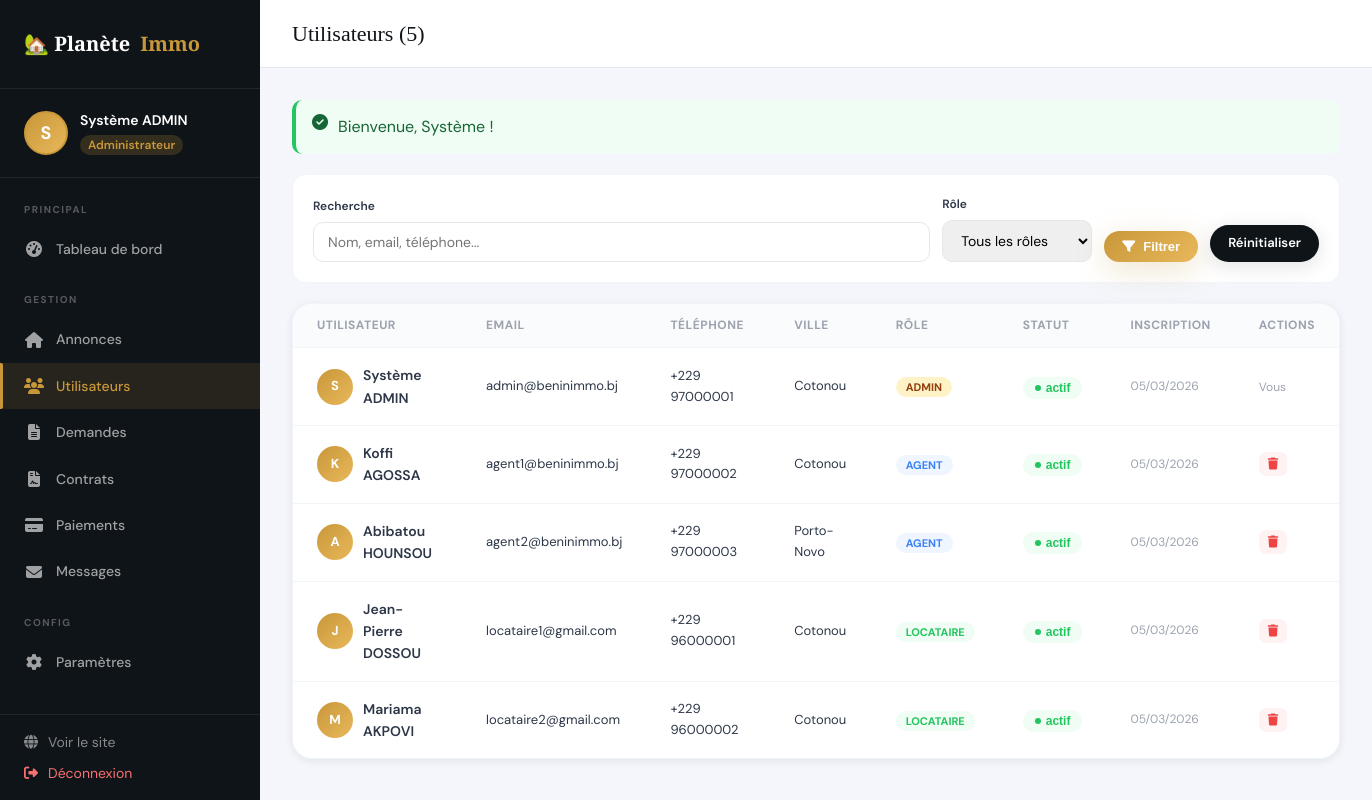
Screenshot of /admin/utilisateurs.php (signed in) with the database file from the repository.
### tables this page shows
CREATE TABLE users (
    id INT AUTO_INCREMENT PRIMARY KEY,
    nom VARCHAR(100) NOT NULL,
    prenom VARCHAR(100) NOT NULL,
    email VARCHAR(150) UNIQUE NOT NULL,
    telephone VARCHAR(20) NOT NULL,
    mot_de_passe VARCHAR(255) NOT NULL,
    role ENUM('admin','agent','locataire') DEFAULT 'locataire',
    avatar VARCHAR(255) DEFAULT 'default.png',
    ville VARCHAR(100) DEFAULT 'Cotonou',
    quartier VARCHAR(100),
    date_naissance DATE,
    piece_identite VARCHAR(255),
    statut ENUM('actif','inactif','suspendu') DEFAULT 'actif',
    token_reset VARCHAR(255),
    date_creation TIMESTAMP DEFAULT CURRENT_TIMESTAMP,
    derniere_connexion TIMESTAMP NULL
);

### includes/config.php (called while the page is built, shortened)
<?php
function getFlash() {
    if (isset($_SESSION['flash'])) {
        $flash = $_SESSION['flash'];
        return $flash;
    }
    return null;
}
function sanitize($data) {
    return htmlspecialchars(strip_tags(trim($data)));
}
?>

### admin/utilisateurs.php (the view, shortened to what this page needs)
<?php
require_once '../includes/config.php';
$db = getDB();
$search = sanitize($_GET['s'] ?? '');
$where  = [];
$params = [];
$w = $where ? 'WHERE ' . implode(' AND ', $where) : '';
$stmt = $db->prepare("SELECT * FROM users $w ORDER BY date_creation DESC");
$stmt->execute($params);
$users = $stmt->fetchAll();
include 'includes/sidebar_admin.php';
?>
<div class="dashboard-main">
    <div class="dashboard-topbar">
        <div class="topbar-title">Utilisateurs (<?= count($users) ?>)</div>
    </div>
    <div class="dashboard-content">
        <?php $flash = getFlash(); if ($flash): ?>
        <div style="background:<?= $flash['type']==='succes'?'#f0fdf4':'#fef2f2' ?>;border-left:4px solid <?= $flash['type']==='succes'?'var(--green)':'var(--red)' ?>;padding:14px 16px;border-radius:10px;margin-bottom:20px;display:flex;gap:10px;color:<?= $flash['type']==='succes'?'#166534':'#991b1b' ?>">
            <i class="fas fa-check-circle"></i> <?= htmlspecialchars($flash['message']) ?>
        </div>
        <?php endif; ?>
        <form method="GET" style="background:var(--white);border-radius:14px;padding:20px;margin-bottom:20px;border:1px solid #F1F5F9;display:flex;gap:12px;align-items:flex-end;flex-wrap:wrap">
            <div style="flex:2;min-width:200px">
                <label style="font-size:12px;font-weight:600;color:var(--text);display:block;margin-bottom:6px">Recherche</label>
                <input type="text" name="s" value="<?= htmlspecialchars($search) ?>" placeholder="Nom, email, téléphone..." style="width:100%;padding:10px 14px;border:1.5px solid #E5E7EB;border-radius:10px;font-size:14px;outline:none;font-family:'DM Sans',sans-serif">
            </div>
            <div style="min-width:150px">
                <label style="font-size:12px;font-weight:600;color:var(--text);display:block;margin-bottom:6px">Rôle</label>
                <select name="role" style="width:100%;padding:10px 14px;border:1.5px solid #E5E7EB;border-radius:10px;font-size:14px;outline:none;font-family:'DM Sans',sans-serif">
                    <option value="">Tous les rôles</option>
                </select>
            </div>
            <button type="submit" class="btn btn-gold btn-sm"><i class="fas fa-filter"></i> Filtrer</button>
            <a href="?" class="btn btn-dark btn-sm">Réinitialiser</a>
        </form>
        <div class="table-card">
            <table class="data-table">
                <thead><tr>
                    <th>Utilisateur</th>
                    <th>Email</th>
                    <th>Téléphone</th>
                    <th>Ville</th>
                    <th>Rôle</th>
                    <th>Statut</th>
                    <th>Inscription</th>
                    <th>Actions</th>
                </tr></thead>
                <tbody>
                    <?php if (empty($users)): ?>
                    <tr><td colspan="8" style="text-align:center;padding:40px;color:var(--text-muted)">Aucun utilisateur trouvé</td></tr>
                    <?php else: ?>
                    <?php foreach ($users as $u): ?>
                    <tr>
                        <td>
                            <div style="display:flex;align-items:center;gap:10px">
                                <div style="width:36px;height:36px;border-radius:50%;background:linear-gradient(135deg,var(--gold),var(--gold-light));display:flex;align-items:center;justify-content:center;color:white;font-weight:700;font-size:13px;flex-shrink:0">
                                    <?= strtoupper(substr($u['prenom'],0,1)) ?>
                                </div>
                                <div>
                                    <div style="font-weight:600;font-size:14px"><?= htmlspecialchars($u['prenom'] . ' ' . $u['nom']) ?></div>
                                </div>
                            </div>
                        </td>
                        <td style="font-size:13px"><?= htmlspecialchars($u['email']) ?></td>
                        <td style="font-size:13px"><?= htmlspecialchars($u['telephone']) ?></td>
                        <td style="font-size:13px"><?= htmlspecialchars($u['ville'] ?? '-') ?></td>
                        <td>
                            <span style="padding:3px 10px;border-radius:50px;font-size:11px;font-weight:700;text-transform:uppercase;
                                background:<?= $u['role']==='admin'?'#fef3c7':($u['role']==='agent'?'#eff6ff':'#f0fdf4') ?>;
                                color:<?= $u['role']==='admin'?'#92400e':($u['role']==='agent'?'var(--blue)':'var(--green)') ?>">
                                <?= $u['role'] ?>
                            </span>
                        </td>
                        <td>
                            <button onclick="openToggleModal(<?= $u['id'] ?>, '<?= htmlspecialchars($u['prenom'].' '.$u['nom']) ?>', '<?= $u['statut'] ?>')" style="background:none;border:none;cursor:pointer;padding:0">
                                <span class="status-badge status-<?= $u['statut'] ?>"><?= $u['statut'] ?></span>
                            </button>
                        </td>
                        <td style="font-size:12px;color:var(--text-muted)"><?= date('d/m/Y', strtotime($u['date_creation'])) ?></td>
                        <td>
                            <?php if ($u['id'] != $_SESSION['user_id']): ?>
                            <button onclick="openDeleteModal(<?= $u['id'] ?>, '<?= htmlspecialchars($u['prenom'].' '.$u['nom'], ENT_QUOTES) ?>')"
                               style="padding:5px 9px;border-radius:7px;background:#fef2f2;color:var(--red);font-size:12px;border:none;cursor:pointer">
                                <i class="fas fa-trash"></i>
                            </button>
                            <?php else: ?>
                            <span style="font-size:12px;color:var(--text-muted)">Vous</span>
                            <?php endif; ?>
                        </td>
                    </tr>
                    <?php endforeach; ?>
                    <?php endif; ?>
                </tbody>
            </table>
        </div>
    </div>
</div>
</div>
</body></html>

### css/style.css (style rules this page uses)
:root { --gold: #C8973A; --gold-light: #E8B85A; --gold-dark: #A07828; --dark: #0F1419; --dark-2: #1A2030; --dark-3: #252D3D; --cream: #FAF6F0; --cream-2: #F2EDE4; --text: #2D3748; --text-light: #6B7280; --text-muted: #9CA3AF; --white: #FFFFFF; --green: #22C55E; --red: #EF4444; --orange: #F97316; --blue: #3B82F6; --border: rgba(200, 151, 58, 0.2); --shadow-sm: 0 2px 8px rgba(15,20,25,0.08); --shadow: 0 4px 20px rgba(15,20,25,0.12); --shadow-lg: 0 12px 40px rgba(15,20,25,0.18); --shadow-gold: 0 8px 30px rgba(200,151,58,0.25); --radius: 12px; --radius-lg: 20px; --transition: all 0.3s cubic-bezier(0.4, 0, 0.2, 1); }
*, *::before, *::after { margin: 0; padding: 0; box-sizing: border-box; }
html { scroll-behavior: smooth; }
body { font-family: 'DM Sans', sans-serif; background: var(--cream); color: var(--text); line-height: 1.6; overflow-x: hidden; min-height: 100vh; display: flex; flex-direction: column; }
a { text-decoration: none; color: inherit; }
.btn { display: inline-flex; align-items: center; gap: 8px; padding: 12px 28px; border-radius: 50px; font-weight: 600; font-size: 15px; border: none; cursor: pointer; transition: var(--transition); white-space: nowrap; }
.btn-gold { background: linear-gradient(135deg, var(--gold), var(--gold-light)); color: var(--white); box-shadow: var(--shadow-gold); }
.btn-dark { background: var(--dark); color: var(--white); box-shadow: var(--shadow); }
.btn-sm { padding: 8px 18px; font-size: 13px; }
.dashboard-main { margin-left: 260px; flex: 1; min-height: 100vh; }
.dashboard-topbar { background: var(--white); padding: 16px 32px; border-bottom: 1px solid #E5E7EB; display: flex; align-items: center; justify-content: space-between; position: sticky; top: 0; z-index: 50; }
.topbar-title { font-family: 'Playfair Display', serif; font-size: 22px; color: var(--dark); }
.dashboard-content { padding: 32px; }
.table-card { background: var(--white); border-radius: var(--radius-lg); box-shadow: var(--shadow-sm); overflow: hidden; border: 1px solid #F1F5F9; }
.data-table { width: 100%; border-collapse: collapse; }
.data-table th { padding: 12px 24px; font-size: 12px; font-weight: 700; text-transform: uppercase; letter-spacing: 0.5px; color: var(--text-muted); background: #FAFBFC; border-bottom: 1px solid #F1F5F9; text-align: left; }
.data-table td { padding: 16px 24px; border-bottom: 1px solid #F1F5F9; font-size: 14px; color: var(--text); vertical-align: middle; }
.data-table tr:last-child td { border-bottom: none; }
.status-badge { display: inline-flex; align-items: center; gap: 5px; padding: 4px 12px; border-radius: 50px; font-size: 12px; font-weight: 600; }
.status-badge::before { content: ''; width: 6px; height: 6px; border-radius: 50%; background: currentColor; }
.status-actif, .status-disponible, .status-valide, .status-publie, .status-confirmee { background: #f0fdf4; color: var(--green); }

### rows the page displays
users: prenom "S", prenom+nom "Système ADMIN", email "admin@beninimmo.bj", telephone "+229 97000001", ville "Cotonou", role "ADMIN", statut "actif", date_creation "05/03/2026", shows "Vous"
users: prenom "K", prenom+nom "Koffi AGOSSA", email "agent1@beninimmo.bj", telephone "+229 97000002", ville "Cotonou", role "AGENT", statut "actif", date_creation "05/03/2026"
users: prenom "A", prenom+nom "Abibatou HOUNSOU", email "agent2@beninimmo.bj", telephone "+229 97000003", ville "Porto-Novo", role "AGENT", statut "actif", date_creation "05/03/2026"
users: prenom "J", prenom+nom "Jean-Pierre DOSSOU", email "locataire1@gmail.com", telephone "+229 96000001", ville "Cotonou", role "LOCATAIRE", statut "actif", date_creation "05/03/2026"
users: prenom "M", prenom+nom "Mariama AKPOVI", email "locataire2@gmail.com", telephone "+229 96000002", ville "Cotonou", role "LOCATAIRE", statut "actif", date_creation "05/03/2026"

### other values shown
substr($_SESSION['prenom'] ?? 'A', 0, 1) "S"
count($users) "5"
$flash['message'] "Bienvenue, Système !"
